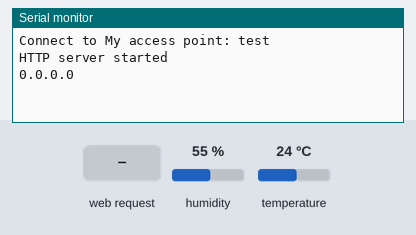
The sketch below on a simulated ESP32. Parts: the last lines printed to the serial monitor. The inputs (shaded band) are chosen by the test bench; at power-on: humidity 55 %, temperature 24 °C.

Above: at 1.2 s.
1.3 s: HTTP request GET /temperature received
At 1.8 s:
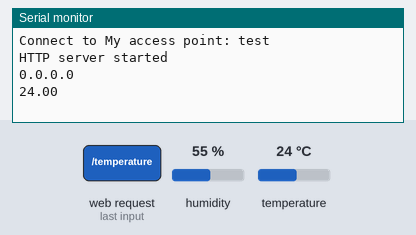
2.8 s: HTTP request GET /humidity received
At 4.0 s:
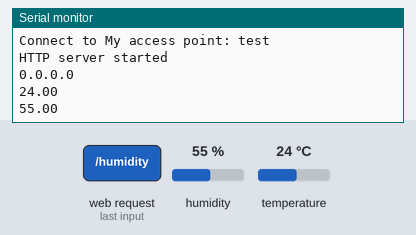

The sketch:

Teplomer_kod.ino
```cpp
#include "WiFi.h"
#include "ESPAsyncWebServer.h"
#include <Adafruit_Sensor.h>
#include <DHT.h>

const char* ssid = "test";
const char* password = "123456789";

#define DHTPIN 16
#define DHTTYPE    DHT22

DHT dht(DHTPIN, DHTTYPE);

AsyncWebServer server(80);

// Circular buffer to store last 5 temperature readings
float lastTemperature[5] = {0};
// Circular buffer to store last 5 humidity readings
float lastHumidity[5] = {0};
// Index to keep track of the current position in the circular buffer
int currentIndex = 0;

String readDHTTemperature() {
  float t = dht.readTemperature();
  if (isnan(t)) {
    Serial.println("Failed to read temperature from DHT sensor!");
    return "--";
  } else {
    Serial.println(t);
    lastTemperature[currentIndex] = t;
    currentIndex = (currentIndex + 1) % 5;
    return String(t);
  }
}

String readDHTHumidity() {
  float h = dht.readHumidity();
  if (isnan(h)) {
    Serial.println("Failed to read humidity from DHT sensor!");
    return "--";
  } else {
    Serial.println(h);
    lastHumidity[currentIndex] = h;
    currentIndex = (currentIndex + 1) % 5;
    return String(h);
  }
}

const char index_html[] PROGMEM = R"rawliteral(
<!DOCTYPE HTML>
<html>
<head>
  <meta name="viewport" content="width=device-width, initial-scale=1">
  <link rel="stylesheet" href="https://cdnjs.cloudflare.com/ajax/libs/milligram/1.4.1/milligram.min.css">
  <link rel="stylesheet" href="https://cdnjs.cloudflare.com/ajax/libs/font-awesome/5.15.4/css/all.min.css">
  <style>
    html {
      font-family: Arial;
      display: flex;
      justify-content: center;
      align-items: center;
      height: 100%;
      background-color: #e0f7fa; /* Light blue background */
    }
    body {
      text-align: center;
    }
    h2 {
      font-size: 3.5rem;
      font-weight: bold;
    }
    p {
      font-size: 2.5rem;
      font-weight: bold;
    }
    .units {
      font-size: 1.5rem;
      font-weight: bold;
    }
    .sensor-container {
      display: flex;
      flex-direction: column;
      justify-content: center;
      align-items: center;
      margin-bottom: 20px;
    }
    .sensor-info {
      width: 100%;
    }
    .progress-bar {
      width: 100%;
      background-color: #ddd;
      border-radius: 20px;
      padding: 3px;
    }
    .progress-bar-fill {
      height: 20px;
      text-align: center;
      line-height: 20px;
      color: white;
      width: 0%;
      border-radius: 20px;
    }
    .readings {
      font-size: 2rem;
      text-align: left;
      margin-top: 20px;
    }
    ul {
      list-style-type: none;
      padding: 0;
      margin: 0;
    }
    li {
      background-color: #e0f7fa; /* Background color */
      padding: 10px;
      margin-bottom: 5px;
    }
  </style>
</head>
<body>
  <h2>Teplomer a vlhkomer</h2>

  <!-- Temperature and Humidity section -->
  <div class="sensor-container">
    <div class="sensor-info">
      <p>
        <i class="fas fa-thermometer-half" style="color:#059e8a;"></i>
        <span id="temperature">%TEMPERATURE%</span>
        <sup class="units">&deg;C</sup>
      </p>
      <div class="progress-bar">
        <div class="progress-bar-fill" id="temperature-bar"></div>
      </div>
    </div>
    <div class="sensor-info">
      <p>
        <i class="fas fa-tint" style="color:#00add6;"></i>
        <span id="humidity">%HUMIDITY%</span>
        <sup class="units">&percnt;</sup>
      </p>
    </div>
  </div>

  <!-- Previous Readings section -->
  <div class="readings">
    <h3>Predchadzajuce hodnoty:</h3>
    <ul id="readings">%READINGS%</ul>
  </div>
</body>
<script>
setInterval(function ( ) {
  var xhttp = new XMLHttpRequest();
  xhttp.onreadystatechange = function() {
    if (this.readyState == 4 && this.status == 200) {
      document.getElementById("temperature").innerHTML = this.responseText;
      var temperature = parseFloat(this.responseText);
      var temperatureBar = document.getElementById("temperature-bar");
      if (temperature >= 0 && temperature <= 20) {
        temperatureBar.style.backgroundColor = "#FBBD06";
      } else if (temperature >= 21 && temperature <= 26) {
        temperatureBar.style.backgroundColor = "#FBAD06";
      } else if (temperature >= 27 && temperature <= 35) {
        temperatureBar.style.backgroundColor = "#FB7C06";
      } else {
        temperatureBar.style.backgroundColor = "#FB4B06";
      }
      temperatureBar.style.width = ((temperature / 50) * 100) + "%";
    }
  };
  xhttp.open("GET", "/temperature", true);
  xhttp.send();
}, 10000 ) ;

setInterval(function ( ) {
  var xhttp = new XMLHttpRequest();
  xhttp.onreadystatechange = function() {
    if (this.readyState == 4 && this.status == 200) {
      document.getElementById("humidity").innerHTML = this.responseText;
    }
  };
  xhttp.open("GET", "/humidity", true);
  xhttp.send();
}, 10000 ) ;

setInterval(function ( ) {
  var xhttp = new XMLHttpRequest();
  xhttp.onreadystatechange = function() {
    if (this.readyState == 4 && this.status == 200) {
      document.getElementById("readings").innerHTML = this.responseText;
    }
  };
  xhttp.open("GET", "/readings", true);
  xhttp.send();
}, 10000 ) ;
</script>
</html>)rawliteral";

// Replaces placeholder with DHT values and last 5 readings
String processor(const String& var){
  if(var == "TEMPERATURE"){
    return readDHTTemperature();
  }
  else if(var == "HUMIDITY"){
    return readDHTHumidity();
  }
  else if(var == "READINGS"){
    String readingsList;
    for (int i = 0; i < 5; ++i) {
      int idx = (currentIndex - i - 1 + 5) % 5; // Compute index in circular buffer
      readingsList += "<li>Teplota: " + String(lastTemperature[idx]) + "°C, Vlhkost: " + String(lastHumidity[idx]) + "%</li>";
    }
    return readingsList;
  }
  return String();
}

void setup(){
  Serial.begin(115200);
  dht.begin();

  IPAddress local_ip(192, 168, 1, 1);
  IPAddress gateway(192, 168, 1, 1);
  IPAddress subnet(255, 255, 255, 0);
  WiFi.softAP(ssid, password);
  WiFi.softAPConfig(local_ip, gateway, subnet);
  Serial.print("Connect to My access point: ");
  Serial.println(ssid);

  server.begin();
  Serial.println("HTTP server started");
  Serial.println(WiFi.localIP());

  server.on("/", HTTP_GET, [](AsyncWebServerRequest *request){
    request->send_P(200, "text/html", index_html);
  });
  server.on("/temperature", HTTP_GET, [](AsyncWebServerRequest *request){
    request->send_P(200, "text/plain", readDHTTemperature().c_str());
  });
  server.on("/humidity", HTTP_GET, [](AsyncWebServerRequest *request){
    request->send_P(200, "text/plain", readDHTHumidity().c_str());
  });
  server.on("/readings", HTTP_GET, [](AsyncWebServerRequest *request){
    String readingsList;
    for (int i = 0; i < 5; ++i) {
      int idx = (currentIndex - i - 1 + 5) % 5; // Compute index in circular buffer
      readingsList += "<li>Teplota: " + String(lastTemperature[idx]) + "°C, Vlhkost: " + String(lastHumidity[idx]) + "%</li>";
    }
    request->send(200, "text/html", readingsList);
  });
}

void loop(){
}
```

Measured:
- after the input at 1.3 s, the serial monitor: prints a new line at once (image 1)
- after the input at 2.8 s, the serial monitor: prints a new line at once (image 2)
